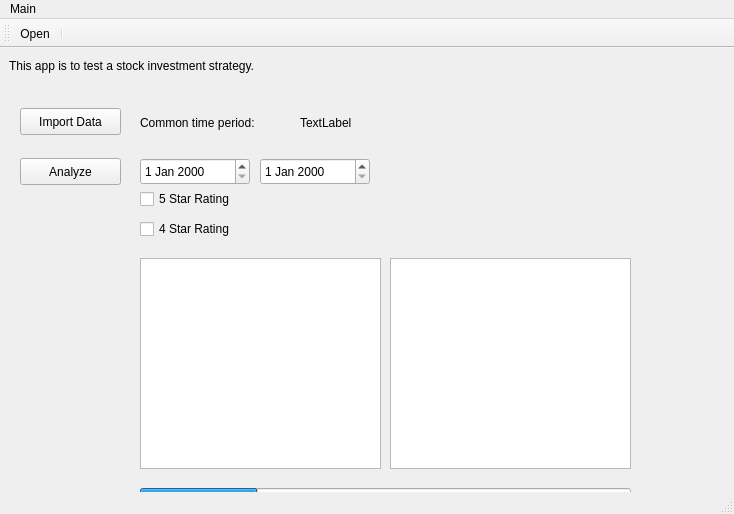
<?xml version="1.0" encoding="UTF-8"?>
<ui version="4.0">
 <class>MainWindow</class>
 <widget class="QMainWindow" name="MainWindow">
  <property name="geometry">
   <rect>
    <x>0</x>
    <y>0</y>
    <width>734</width>
    <height>514</height>
   </rect>
  </property>
  <property name="windowTitle">
   <string>MainWindow</string>
  </property>
  <widget class="QWidget" name="centralWidget">
   <widget class="QLabel" name="label">
    <property name="geometry">
     <rect>
      <x>9</x>
      <y>9</y>
      <width>314</width>
      <height>17</height>
     </rect>
    </property>
    <property name="text">
     <string>This app is to test a stock investment strategy.</string>
    </property>
   </widget>
   <widget class="QPushButton" name="pushButton_import">
    <property name="geometry">
     <rect>
      <x>20</x>
      <y>60</y>
      <width>101</width>
      <height>27</height>
     </rect>
    </property>
    <property name="text">
     <string>Import Data</string>
    </property>
   </widget>
   <widget class="QPushButton" name="pushButton_analyze">
    <property name="geometry">
     <rect>
      <x>20</x>
      <y>110</y>
      <width>101</width>
      <height>27</height>
     </rect>
    </property>
    <property name="text">
     <string>Analyze</string>
    </property>
   </widget>
   <widget class="QCheckBox" name="checkBox_5star">
    <property name="geometry">
     <rect>
      <x>140</x>
      <y>140</y>
      <width>118</width>
      <height>22</height>
     </rect>
    </property>
    <property name="text">
     <string>5 Star Rating</string>
    </property>
   </widget>
   <widget class="QCheckBox" name="checkBox_4star">
    <property name="geometry">
     <rect>
      <x>140</x>
      <y>170</y>
      <width>118</width>
      <height>22</height>
     </rect>
    </property>
    <property name="text">
     <string>4 Star Rating</string>
    </property>
   </widget>
   <widget class="QTextEdit" name="textEdit">
    <property name="geometry">
     <rect>
      <x>140</x>
      <y>210</y>
      <width>241</width>
      <height>211</height>
     </rect>
    </property>
   </widget>
   <widget class="QPlainTextEdit" name="plainTextEdit">
    <property name="geometry">
     <rect>
      <x>390</x>
      <y>210</y>
      <width>241</width>
      <height>211</height>
     </rect>
    </property>
   </widget>
   <widget class="QDateEdit" name="dateEdit_start">
    <property name="geometry">
     <rect>
      <x>140</x>
      <y>110</y>
      <width>110</width>
      <height>27</height>
     </rect>
    </property>
   </widget>
   <widget class="QDateEdit" name="dateEdit_end">
    <property name="geometry">
     <rect>
      <x>260</x>
      <y>110</y>
      <width>110</width>
      <height>27</height>
     </rect>
    </property>
   </widget>
   <widget class="QProgressBar" name="progressBar">
    <property name="geometry">
     <rect>
      <x>140</x>
      <y>440</y>
      <width>491</width>
      <height>23</height>
     </rect>
    </property>
    <property name="value">
     <number>24</number>
    </property>
   </widget>
   <widget class="QLabel" name="label_2">
    <property name="geometry">
     <rect>
      <x>140</x>
      <y>59</y>
      <width>161</width>
      <height>31</height>
     </rect>
    </property>
    <property name="text">
     <string>Common time period:</string>
    </property>
   </widget>
   <widget class="QLabel" name="label_commonperiod">
    <property name="geometry">
     <rect>
      <x>300</x>
      <y>64</y>
      <width>201</width>
      <height>21</height>
     </rect>
    </property>
    <property name="text">
     <string>TextLabel</string>
    </property>
   </widget>
  </widget>
  <widget class="QMenuBar" name="menuBar">
   <property name="geometry">
    <rect>
     <x>0</x>
     <y>0</y>
     <width>734</width>
     <height>25</height>
    </rect>
   </property>
   <widget class="QMenu" name="menuMain">
    <property name="title">
     <string>Main</string>
    </property>
    <addaction name="separator"/>
    <addaction name="actionOpen"/>
    <addaction name="separator"/>
    <addaction name="actionExit"/>
   </widget>
   <addaction name="menuMain"/>
  </widget>
  <widget class="QStatusBar" name="statusBar"/>
  <widget class="QToolBar" name="toolBar">
   <property name="windowTitle">
    <string>toolBar</string>
   </property>
   <attribute name="toolBarArea">
    <enum>TopToolBarArea</enum>
   </attribute>
   <attribute name="toolBarBreak">
    <bool>false</bool>
   </attribute>
   <addaction name="actionOpen"/>
   <addaction name="separator"/>
  </widget>
  <action name="actionOpen">
   <property name="text">
    <string>Open</string>
   </property>
  </action>
  <action name="actionExit">
   <property name="text">
    <string>Exit</string>
   </property>
  </action>
 </widget>
 <layoutdefault spacing="6" margin="11"/>
 <resources/>
 <connections>
  <connection>
   <sender>textEdit</sender>
   <signal>textChanged()</signal>
   <receiver>plainTextEdit</receiver>
   <slot>copy()</slot>
   <hints>
    <hint type="sourcelabel">
     <x>349</x>
     <y>328</y>
    </hint>
    <hint type="destinationlabel">
     <x>422</x>
     <y>330</y>
    </hint>
   </hints>
  </connection>
 </connections>
</ui>
